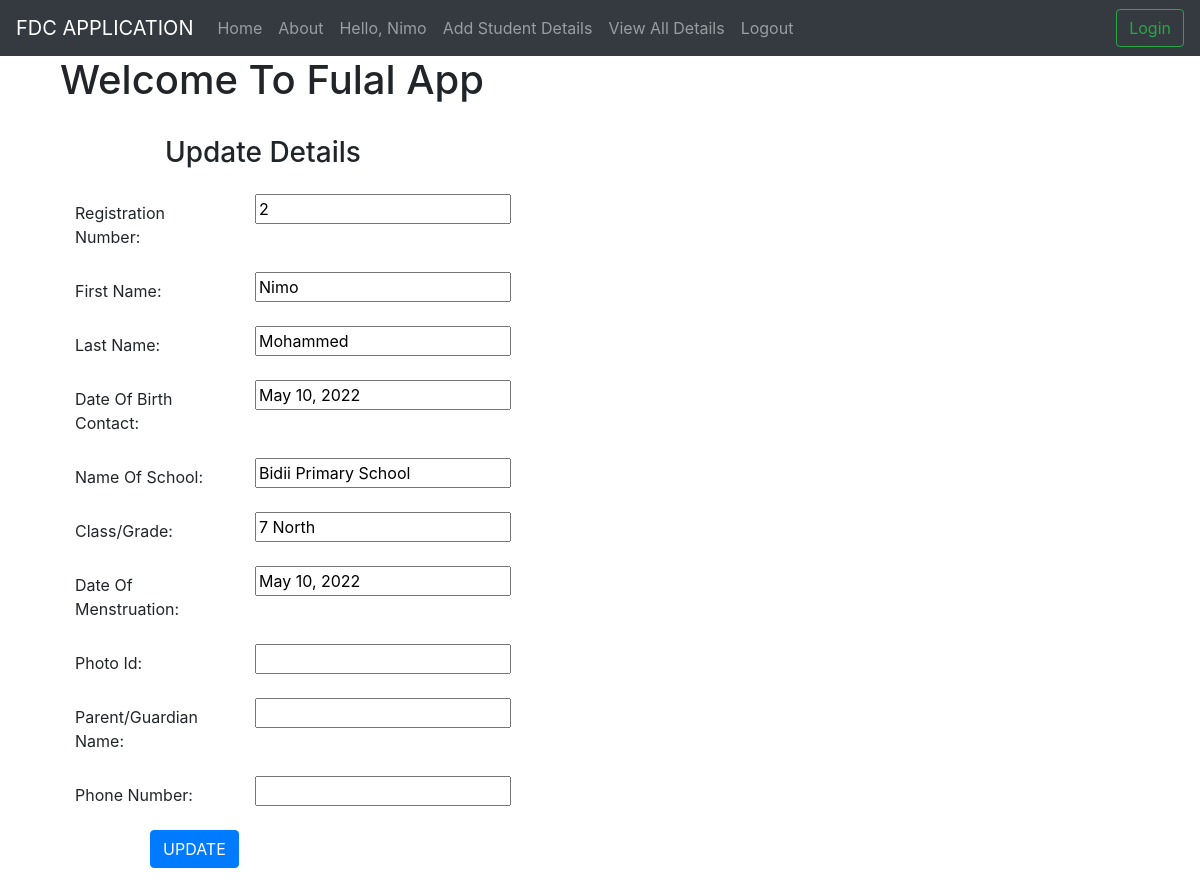
/edit_student/2 (signed in), run on an earlier commit of the app's database.
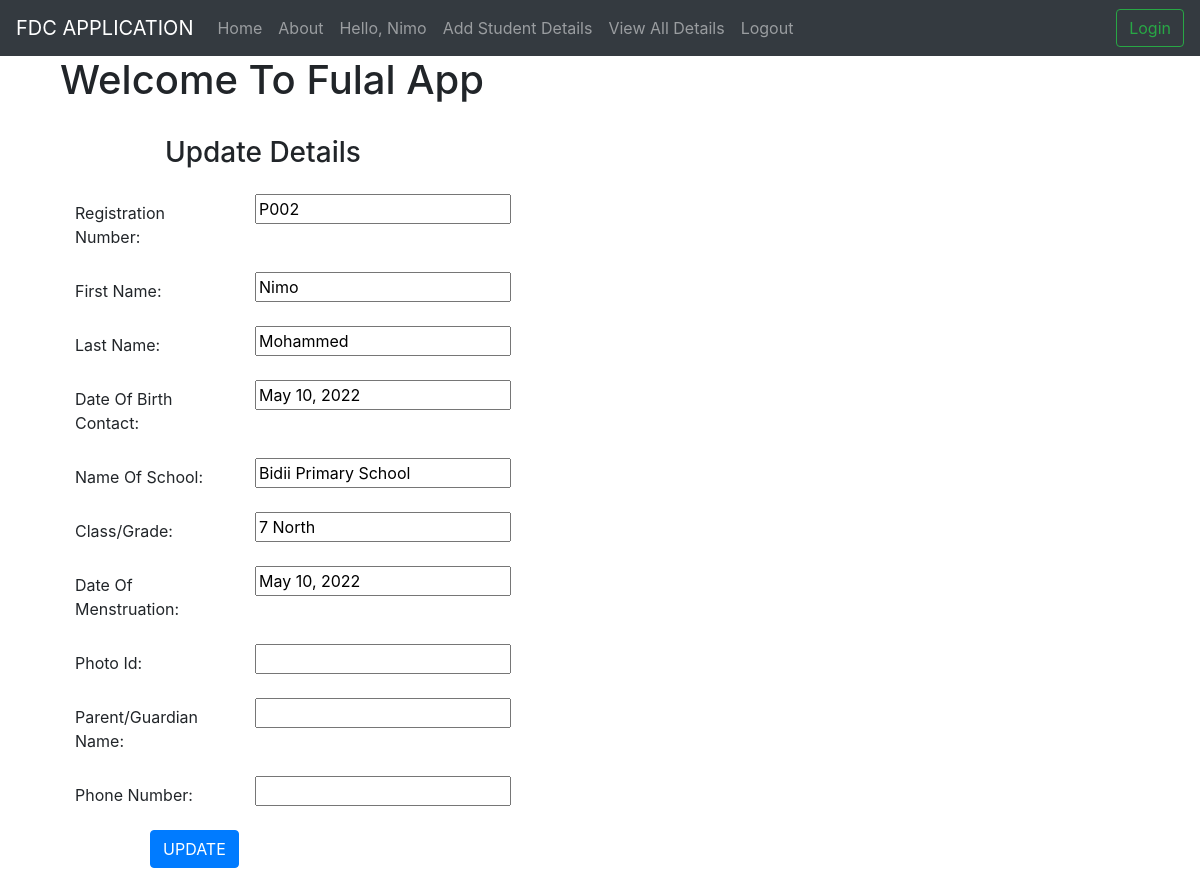
And on a later commit of the database.
### fulalapp/models.py (models this page shows, shortened)
class StudentRegistrationDetails(models.Model):
    student_status = (
        ('present', 'Present'),
        ('absent', 'Absent'),
    )
    regno =  models.CharField(max_length=50, verbose_name = 'Student Registrartion Number')
    first_name = models.CharField(max_length=30, blank = True, verbose_name = 'First Name')
    last_name = models.CharField(max_length=30, blank = True, verbose_name = 'Last Name')
    dob = models.DateField(verbose_name = 'Date Of Birth')
    county = models.CharField(max_length=30, blank = True, verbose_name = 'County')
    constituency = models.CharField(max_length=30, blank = True, verbose_name = 'Constituency')
    school_name = models.CharField(max_length=30, blank = True, verbose_name = 'School Name')
    grade = models.CharField(max_length=10, blank = True, verbose_name = 'Class/Grade')
    dom = models.DateField(verbose_name = 'Date Of Menstruation')
    photoid = models.ImageField(null = True, blank = True)
    location = models.CharField(max_length=30, verbose_name='Location')
    sub_location = models.CharField(max_length=30, verbose_name='Sub Location')
    village = models.CharField(max_length=30, verbose_name='Village')
    area_chief = models.CharField(max_length=30, verbose_name='Area chief')
    chief_phoneno = models.CharField(max_length=30, verbose_name='Chief Phone Number')
    mothers_name = models.CharField(max_length=30, verbose_name='Mothers Name')
    fathers_name = models.CharField(max_length=30, verbose_name='Fathers Name')
    phone_number = models.CharField(max_length=30, verbose_name='Phone Number')
    status = models.CharField(max_length=11, choices=student_status, default='present')
    created = models.DateTimeField(default=timezone.now)
    class Meta:
        verbose_name_plural = "Student Registration Details"

### fulalapp/views.py (the view)
# urls.py: path('edit_student/<int:id>', views.editstudent, name='edit_student'),
@csrf_exempt
@login_required()
@cache_control(no_cache=True, must_revalidate=True, no_store=True)
def editstudent(request, id):
    studentdetails = StudentRegistrationDetails.objects.get(id=id)
    return render(request, "fulalapp/edit_student.html", {'studentdetails':studentdetails})

### fulalapp/templates/fulalapp/edit_student.html (shortened to what this page needs)
{% extends "fulalapp/base.html" %}
{% load static %}
{% block body %}
<div class="container-fluid">
  <h1>Welcome To Fulal App</h1>
{% if studentdetails %}
<form action="{% url 'fulalapp:update_student' studentdetails.id %}" method="POST" class="post-form" ">
    <div class="container">
<br>
    <div class="form-group row">
    <label class="col-sm-1 col-form-label"></label>
    <div class="col-sm-4">
    <h3>Update Details</h3>
    </div>
  </div>
    <div class="form-group row">
    <label class="col-sm-2 col-form-label">Registration Number:</label>
    <div class="col-sm-4">
        <input type="text" name="eid" id="id_regno" required maxlength="20" value="{{ studentdetails.regno }}"/>
    </div>
  </div>
  <div class="form-group row">
    <label class="col-sm-2 col-form-label">First Name:</label>
    <div class="col-sm-4">
        <input type="text" name="ename" id="id_firstname" required maxlength="100" value="{{ studentdetails.first_name }}" />
    </div>
  </div>
    <div class="form-group row">
    <label class="col-sm-2 col-form-label">Last Name:</label>
    <div class="col-sm-4">
        <input type="text" name="lastname" id="id_lastname" required maxlength="254" value="{{ studentdetails.last_name }}" />
    </div>
  </div>
    <div class="form-group row">
    <label class="col-sm-2 col-form-label">Date Of Birth Contact:</label>
    <div class="col-sm-4">
        <input type="text" name="econtact" id="id_econtact" required maxlength="15" value="{{ studentdetails.dob }}" />
    </div>
  </div>
  <div class="form-group row">
  <label class="col-sm-2 col-form-label">Name Of School:</label>
  <div class="col-sm-4">
      <input type="text" name="econtact" id="id_econtact" required maxlength="15" value="{{ studentdetails.school_name }}" />
  </div>
</div>
<div class="form-group row">
<label class="col-sm-2 col-form-label">Class/Grade:</label>
<div class="col-sm-4">
    <input type="text" name="econtact" id="id_econtact" required maxlength="15" value="{{ studentdetails.grade }}" />
</div>
</div>
<div class="form-group row">
<label class="col-sm-2 col-form-label">Date Of Menstruation:</label>
<div class="col-sm-4">
    <input type="text" name="econtact" id="id_econtact" required maxlength="15" value="{{ studentdetails.dom }}" />
</div>
</div>
<div class="form-group row">
<label class="col-sm-2 col-form-label">Photo Id:</label>
<div class="col-sm-4">
    <input type="text" name="econtact" id="id_econtact" required maxlength="15" value="{{ studentdetails.photoid }}" />
</div>
</div>
<div class="form-group row">
<label class="col-sm-2 col-form-label">Parent/Guardian Name:</label>
<div class="col-sm-4">
    <input type="text" name="econtact" id="id_econtact" required maxlength="15" value="{{ studentdetails.parent_name }}" />
</div>
</div>
<div class="form-group row">
<label class="col-sm-2 col-form-label">Phone Number:</label>
<div class="col-sm-4">
    <input type="text" name="econtact" id="id_econtact" required maxlength="15" value="{{ studentdetails.phoneno }}" />
</div>
</div>
  <div class="form-group row">
  <label class="col-sm-1 col-form-label"></label>
  <div class="text-center">
  <button type="submit" class="btn btn-primary" name="submit">UPDATE</button>
  </div>
</div>
</div>
</div>
{% endif %}
</div>
{% endblock %}

What changed in the data, as far as the page shows it:
changed StudentRegistrationDetails "Nimo": eid "2" → "P002"
